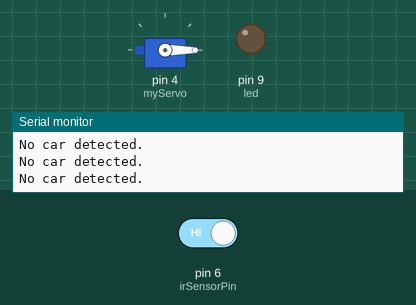
A sketch run on a simulated Arduino Uno, built with avr-gcc and run on an emulated ATmega328P. Parts: servo, output pins drawn as LEDs (lit = HIGH), the last lines printed to the serial monitor. Inputs (shaded band) come from the test bench; at power-on: pin 6 (irSensorPin) HIGH.

Above: at 1.2 s.
1.3 s: pin 6 (irSensorPin) driven LOW
At 1.8 s:
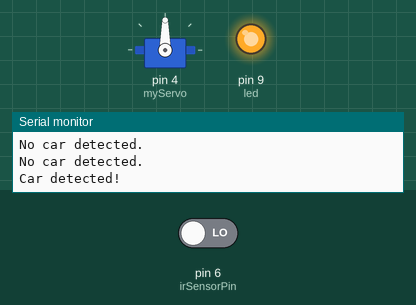
Timing chart, 0 to 4.3 s (numbered marks = the images above; inputs shaded):
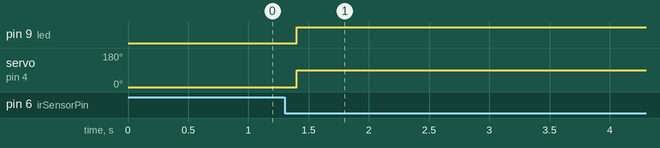

Measured:
- after the input at 1.3 s, pin 9 (led): LOW → HIGH after 0.10 s; servo on pin 4 (myServo): 0° → 90° after 0.10 s

The sketch:

Garge_door.ino
```cpp
#include <Servo.h> // Include the Servo library

// Define pins
const int irSensorPin = 6; // IR sensor pin
const int led = 9;         // LED pin
Servo myServo;             // Create a Servo object

void setup() {
  // Initialize the IR sensor pin as input
  pinMode(irSensorPin, INPUT);

  // Initialize the LED pin as output
  pinMode(led, OUTPUT);

  // Attach the servo to pin 4
  myServo.attach(4);

  // Start the serial communication
  Serial.begin(9600);

  // Initialize servo position to 0 degrees
  myServo.write(0);
}

void loop() {
  // Read the IR sensor value
  int sensorValue = digitalRead(irSensorPin);

  // Check if the IR sensor detects an object
  if (sensorValue == LOW) {
    // IR sensor triggered (car detected)
    Serial.println("Car detected!");
    digitalWrite(led, HIGH); // Turn on the LED
    myServo.write(90);       // Rotate servo to 90 degrees
    delay(5000);             // Keep the gate open for 1 second
  } else {
    // IR sensor not triggered
    Serial.println("No car detected.");
    digitalWrite(led, LOW); // Turn off the LED
    myServo.write(0);       // Reset servo to 0 degrees
  }

  // Add a short delay for stability
  delay(200);
}
```
